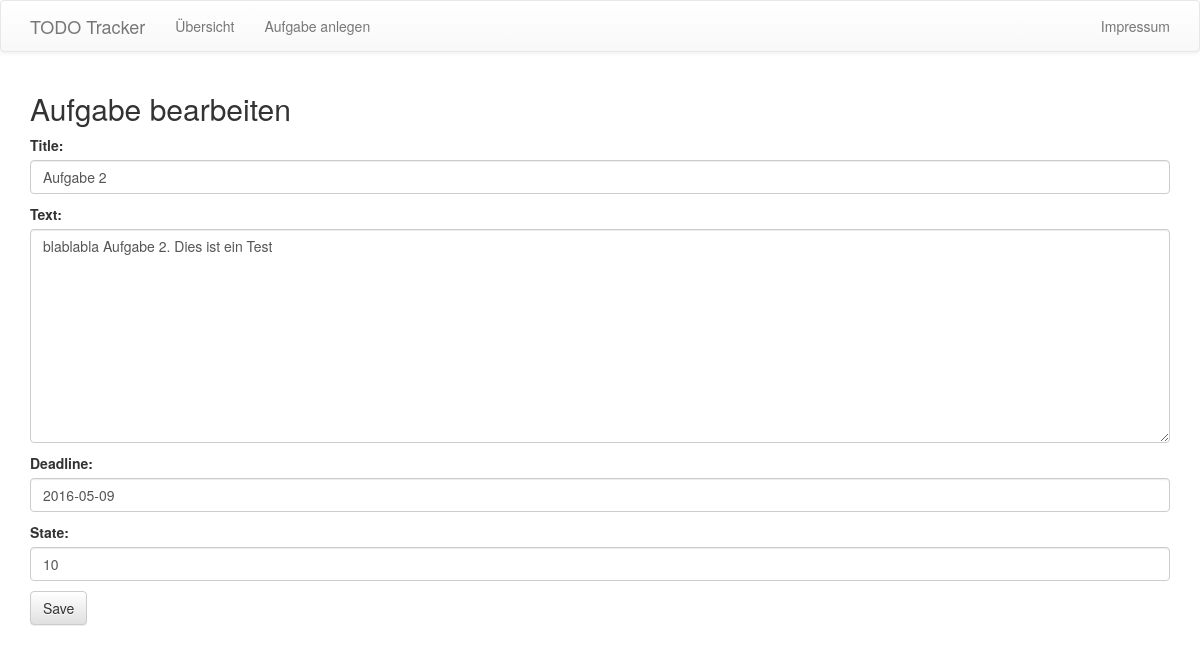
The app's page /2/edit/, older data.
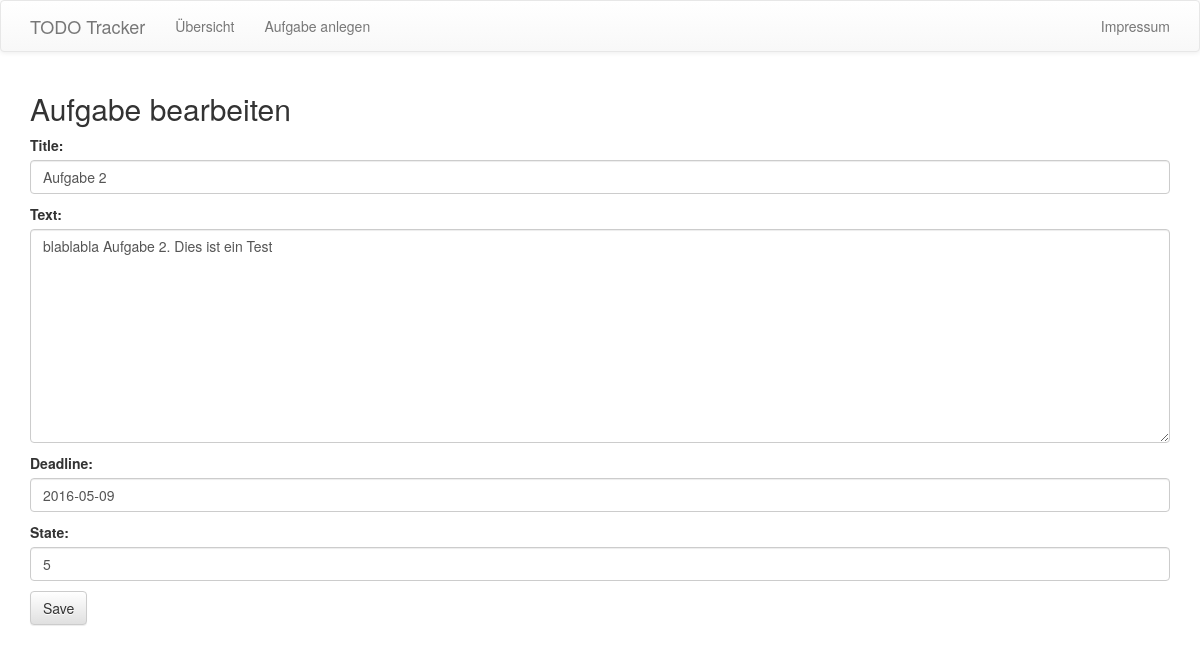
The same page, newer data.
### todotracker/models.py (models this page shows, shortened)
class Task(models.Model):
    title = models.CharField(max_length=200)	# Name der Aufgabe
    text = models.TextField()					# Beschreibung
    deadline = models.DateField(default=timezone.now) # Deadline
    state = models.IntegerField(default=0, validators=[MaxValueValidator(100), MinValueValidator(0)])	# Stand (mind 0, max 100, 0 ist der Defaultwert)

### todotracker/views.py (the view)
# urls.py: url(r'^(?P<pk>[0-9]+)/edit/$', views.edit, name='edit'), # http://127.0.0.1:8000/1/edit/
def edit(request, pk):
    task = get_object_or_404(Task, pk=pk)
    if request.method == "POST":
        form = TaskForm(request.POST, instance=task)
        if form.is_valid():
            task = form.save(commit=False)
            task.save()
            return task_list(request)
    else:
        form = TaskForm(instance=task)
    return render(request, 'todotracker/edit.html', {'form': form})

### todotracker/forms.py
class TaskForm(forms.ModelForm):
    class Meta:
        model = Task
        fields = ('title', 'text', 'deadline', 'state')

### todotracker/templates/todotracker/edit.html (shortened to what this page needs)
{% extends 'todotracker/base.html' %}
{% block navbar_content %}
            <ul class="nav navbar-nav">
               <li><a href="{% url 'task_list' %}">Übersicht</a></li>
               <li><a href="{% url 'new' %}">Aufgabe anlegen</a></li>
            </ul>
            <ul class="nav navbar-nav navbar-right">
               <li><a href="{% url 'impressum' %}">Impressum</a></li>
            </ul>
{% endblock navbar_content %}
{% block content %}
    <h2>Aufgabe bearbeiten</h2>
    <form method="POST">{% csrf_token %}
			{{ form.as_p }}
        <button type="submit" class="save btn btn-default">Save</button>
    </form>
{% endblock content %}

Row changes from the older to the newer data that the page shows:
changed Task "Aufgabe 2": state "10" → "5"
